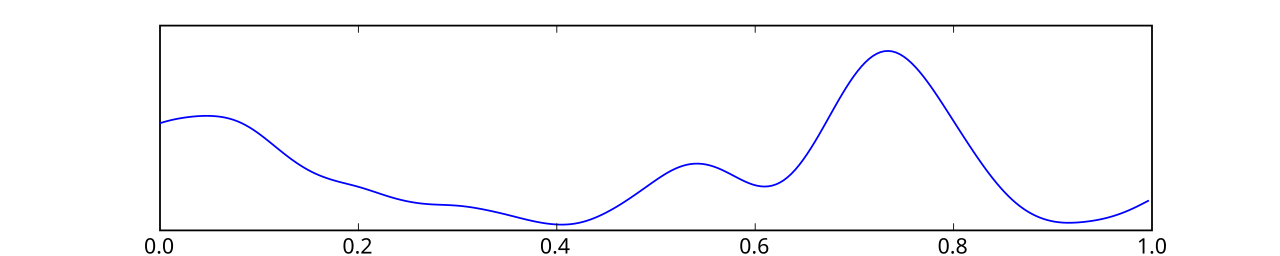
#> input picture docs/book/Word/Chapter4/images/eeg_delta.png, 1280 x 256 px
$ python make_figures.py
#> lines starting #> are read from the running program, lines starting #| are printed output that depends on the picture
#!/usr/bin/env python3
"""Regenerate the drawn figures for Chapter 4 (Circuits, Networks, and Coordinated Behavior).

Outputs (into ./images):
  fig_motifs.png      Figure 4.1  six circuit motifs
  fig_ei.png          Figure 4.2  excitation-inhibition balance (rate-model simulation)
  fig_mach_bands.png  Figure 4.4  Mach bands: a gray staircase and a lateral-inhibition response
  fig_cpg.png         Figure 4.5  half-center oscillator (rate-model simulation)
  fig_bg.png          Figure 4.8  selection by disinhibition in the basal ganglia
  fig_rhythms.png     Figure 4.11 EEG bands composite (needs eeg_delta/theta/alpha/beta/gamma.png,
                      Hugo Gamboa, Wikimedia Commons, CC BY-SA 3.0)

The other figures are downloaded from Wikimedia Commons; see "Figure Attribution" in the chapter
and the URLs listed at the bottom of this file.

Requires: matplotlib, numpy, Pillow.
"""
from pathlib import Path

import matplotlib

matplotlib.use("Agg")
import matplotlib.pyplot as plt
import numpy as np
from matplotlib.patches import Circle, FancyArrowPatch, FancyBboxPatch

OUT = Path(__file__).parent / "images"
OUT.mkdir(exist_ok=True)
plt.rcParams.update({"font.family": "DejaVu Sans", "font.size": 10})
EXC, INH, GRAY, GOLD, GREEN = "#1f4e79", "#b03a2e", "#555555", "#c9a227", "#2e7d32"


def neuron(ax, x, y, label, color=EXC, r=0.22):
    ax.add_patch(Circle((x, y), r, fc="white", ec=color, lw=2, zorder=3))
    ax.text(x, y, label, ha="center", va="center", fontsize=9, color=color, zorder=4)


def conn(ax, p, q, kind="exc", rad=0.0, r=0.22):
    (x1, y1), (x2, y2) = p, q
    d = np.hypot(x2 - x1, y2 - y1)
    ux, uy = (x2 - x1) / d, (y2 - y1) / d
    start = (x1 + ux * r, y1 + uy * r)
    end = (x2 - ux * (r + 0.05), y2 - uy * (r + 0.05))
    if kind == "exc":
        ax.add_patch(FancyArrowPatch(start, end, arrowstyle="-|>", mutation_scale=14, lw=1.6, color=EXC,
                                     connectionstyle=f"arc3,rad={rad}", zorder=2))
    else:
        ax.add_patch(FancyArrowPatch(start, end, arrowstyle="-", lw=1.6, color=INH,
                                     connectionstyle=f"arc3,rad={rad}", zorder=2))
        ax.add_patch(Circle(end, 0.07, fc=INH, ec=INH, zorder=3))


def fig_motifs():
    fig, axes = plt.subplots(2, 3, figsize=(9, 5.6))
    titles = ["A. Reflex arc (reciprocal inhibition)", "B. Feedforward inhibition", "C. Feedback (recurrent) inhibition",
              "D. Lateral inhibition", "E. Recurrent excitation", "F. Disinhibition"]
    for ax, t in zip(axes.flat, titles):
        ax.set_xlim(0, 4); ax.set_ylim(0, 3); ax.set_aspect("equal"); ax.axis("off"); ax.set_title(t, fontsize=9.5, loc="left")
    ax = axes[0, 0]
    neuron(ax, 0.6, 2.2, "S"); neuron(ax, 2.0, 2.2, "M1"); neuron(ax, 2.0, 0.8, "M2"); neuron(ax, 1.3, 1.5, "I", INH, 0.18)
    conn(ax, (0.6, 2.2), (2.0, 2.2)); conn(ax, (0.6, 2.2), (1.3, 1.5), r=0.2); conn(ax, (1.3, 1.5), (2.0, 0.8), "inh", r=0.18)
    # knee-jerk: the stretched quadriceps (an extensor) is excited; its antagonist, the hamstrings, is inhibited
    ax.text(2.45, 2.2, "extensor\n(quadriceps)", fontsize=8, color=GRAY, va="center"); ax.text(2.45, 0.8, "flexor\n(hamstrings)", fontsize=8, color=GRAY, va="center")
    ax.text(0.6, 2.65, "sensory", fontsize=8, color=GRAY, ha="center")
    ax = axes[0, 1]
    neuron(ax, 0.6, 1.5, "In"); neuron(ax, 2.0, 2.3, "I", INH, 0.18); neuron(ax, 3.2, 1.5, "E")
    conn(ax, (0.6, 1.5), (3.2, 1.5)); conn(ax, (0.6, 1.5), (2.0, 2.3), r=0.2); conn(ax, (2.0, 2.3), (3.2, 1.5), "inh", r=0.18)
    ax.text(2.0, 0.5, "input excites E and, slightly later,\nthe interneuron that shuts E off:\na narrow window for integration", fontsize=7.5, ha="center", color=GRAY)
    ax = axes[0, 2]
    neuron(ax, 0.6, 1.5, "In"); neuron(ax, 2.0, 1.5, "E"); neuron(ax, 3.2, 2.3, "I", INH, 0.18)
    conn(ax, (0.6, 1.5), (2.0, 1.5)); conn(ax, (2.0, 1.5), (3.2, 2.3), rad=-0.3); conn(ax, (3.2, 2.3), (2.0, 1.5), "inh", rad=-0.3, r=0.18); conn(ax, (2.0, 1.5), (3.6, 0.9))
    ax.text(2.0, 0.4, "E's own output recruits inhibition\nthat limits E: a thermostat", fontsize=7.5, ha="center", color=GRAY)
    ax = axes[1, 0]
    for i, x in enumerate([0.7, 2.0, 3.3]):
        neuron(ax, x, 2.3, f"In{i + 1}"); neuron(ax, x, 0.8, f"E{i + 1}"); conn(ax, (x, 2.3), (x, 0.8))
    neuron(ax, 1.35, 1.55, "I", INH, 0.16); neuron(ax, 2.65, 1.55, "I", INH, 0.16)
    conn(ax, (2.0, 2.3), (1.35, 1.55), r=0.16); conn(ax, (2.0, 2.3), (2.65, 1.55), r=0.16)
    conn(ax, (1.35, 1.55), (0.7, 0.8), "inh", r=0.16); conn(ax, (2.65, 1.55), (3.3, 0.8), "inh", r=0.16)
    ax = axes[1, 1]
    neuron(ax, 0.6, 1.5, "In"); neuron(ax, 2.0, 1.5, "E1"); neuron(ax, 3.2, 1.5, "E2")
    conn(ax, (0.6, 1.5), (2.0, 1.5)); conn(ax, (2.0, 1.5), (3.2, 1.5), rad=-0.4); conn(ax, (3.2, 1.5), (2.0, 1.5), rad=-0.4)
    ax.text(2.6, 0.5, "activity outlives its input:\npersistence, memory, risk of runaway", fontsize=7.5, ha="center", color=GRAY)
    ax = axes[1, 2]
    neuron(ax, 0.6, 1.5, "In"); neuron(ax, 1.7, 1.5, "I1", INH, 0.18); neuron(ax, 2.8, 1.5, "I2", INH, 0.18); neuron(ax, 3.8, 1.5, "E", r=0.2)
    conn(ax, (0.6, 1.5), (1.7, 1.5), r=0.18); conn(ax, (1.7, 1.5), (2.8, 1.5), "inh", r=0.18); conn(ax, (2.8, 1.5), (3.8, 1.5), "inh", r=0.2)
    ax.text(2.2, 0.5, "I2 holds E silent by default;\ninput silences I2 and releases E", fontsize=7.5, ha="center", color=GRAY)
    fig.text(0.5, 0.01, "Arrowheads: excitatory synapses.  Filled circles: inhibitory synapses.", ha="center", fontsize=8, color=GRAY)
    fig.tight_layout(rect=(0, 0.03, 1, 1)); fig.savefig(OUT / "fig_motifs.png", dpi=200); plt.close(fig)
#> after `fig.tight_layout(rect=(0, 0.03, 1, 1))`:
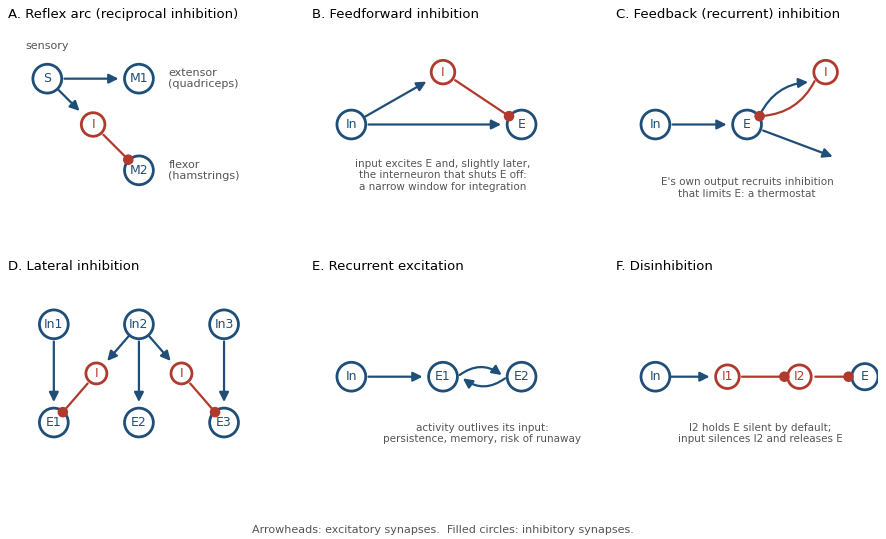
#> figure drawn by matplotlib, 6 panels


def fig_ei():
    """Rate model with a firing threshold: the quiet state is stable until the input arrives, so
    without inhibition the brief input tips the population into a runaway that outlasts it."""
    def sim(gI, T=300, dt=1.0, seed=3, cap=5.0, theta=0.9):
        rng = np.random.default_rng(seed); E = np.zeros(T); I = np.zeros(T); e = i = 0.0
        fE = lambda x: cap * np.tanh(2 * np.maximum(0, x - theta) / cap)   # excitatory cells have a threshold
        fI = lambda x: cap * np.tanh(2 * np.maximum(0, x) / cap)           # fast interneurons follow E directly
        for t in range(1, T):
            inp = 0.6 + (1.5 if 100 <= t < 110 else 0) + rng.normal(0, 0.12)
            e += (-e + fE(1.6 * e - gI * i + inp)) / 10 * dt
            i += (-i + fI(1.2 * e)) / 5 * dt
            E[t] = e; I[t] = i
        return E, I
    fig, axes = plt.subplots(1, 3, figsize=(9, 2.7))
    for ax, g, t in zip(axes, [0.0, 1.6, 3.5], ["No inhibition: the input triggers a runaway", "Balanced: brief, bounded response", "Too much inhibition: muted"]):
        E, I = sim(g); ax.plot(E, color=EXC, lw=1.5, label="excitatory rate")
        if g > 0:
            ax.plot(I, color=INH, lw=1.2, label="inhibitory rate")
        ax.axvspan(100, 110, color=GOLD, alpha=0.4, lw=0); ax.axhline(5, color=GRAY, ls=":", lw=1)
        ax.set_title(t, fontsize=9.5); ax.set_xlabel("time (ms)"); ax.set_ylim(0, 5.6)
    axes[0].text(150, 5.12, "ceiling: every neuron firing flat out", fontsize=7, color=GRAY, ha="left", va="bottom")
    axes[0].set_ylabel("population activity"); axes[1].legend(fontsize=7.5, loc="upper right", frameon=False)
    fig.text(0.5, -0.02, "Yellow band: a brief sensory input. The same excitatory network behaves differently depending only on inhibitory gain.", ha="center", fontsize=8, color=GRAY)
    fig.tight_layout(); fig.savefig(OUT / "fig_ei.png", dpi=200, bbox_inches="tight"); plt.close(fig)
#> after `fig.tight_layout()`:
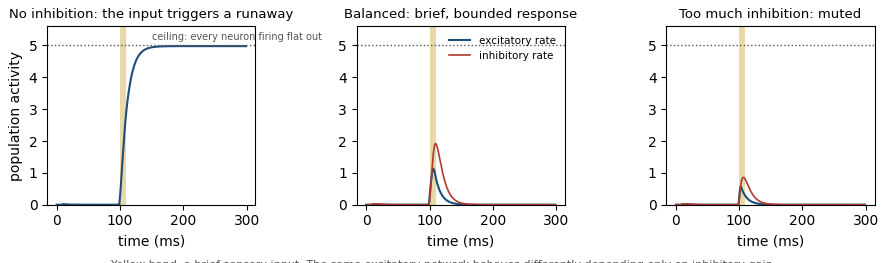
#> figure drawn by matplotlib, 3 panels; panel 1: curve peaks at x = 278, y = 4.98; panel 2: curve peaks at x = 106, y = 1.13; panel 2: curve peaks at x = 110, y = 1.92; panel 3: curve peaks at x = 103, y = 0.565


def fig_mach_bands():
    """Figure 4.4: a staircase of uniform gray steps (top) and the illustrative response of a
    lateral-inhibition network to it (bottom), which overshoots on the bright side of each edge and
    undershoots on the dark side: Mach bands."""
    x = np.arange(1200)
    lum = 0.25 + 0.12 * (x // 200)                      # six uniform steps
    # center-surround kernel: narrow excitatory center, broad inhibitory surround (lateral inhibition)
    k = np.arange(-60, 61); center = np.exp(-k**2 / (2 * 4.0**2)); surround = np.exp(-k**2 / (2 * 22.0**2))
    kern = center / center.sum() - 0.45 * surround / surround.sum(); kern /= kern.sum()
    pad = np.concatenate([np.full(60, lum[0]), lum, np.full(60, lum[-1])])
    resp = np.convolve(pad, kern, mode="valid")
    fig = plt.figure(figsize=(9, 4.4)); gs = fig.add_gridspec(2, 1, height_ratios=[1.0, 1.1], hspace=0.12)
    ax = fig.add_subplot(gs[0]); ax.imshow(np.tile(lum, (260, 1)), cmap="gray", vmin=0, vmax=1, aspect="auto"); ax.axis("off")
    ax.set_title("A. A staircase of uniform gray steps: each step looks lighter at its border with the darker step and darker at its border with the lighter one", fontsize=8.5, loc="left")
    ax2 = fig.add_subplot(gs[1]); ax2.plot(x, lum, color=GRAY, lw=1.4, label="luminance (what is on the page)")
    ax2.plot(x, resp, color=EXC, lw=1.6, label="simulated response of a lateral-inhibition network (what is reported)")
    ax2.set_xlim(0, 1199); ax2.set_ylim(0.15, 0.95); ax2.set_yticks([]); ax2.set_xticks([]); ax2.set_ylabel("level")
    for sp in ("top", "right"): ax2.spines[sp].set_visible(False)
    ax2.legend(fontsize=8, loc="upper left", frameon=False)
    ax2.set_title("B. The network overshoots on the bright side of every edge and undershoots on the dark side", fontsize=8.5, loc="left")
    fig.savefig(OUT / "fig_mach_bands.png", dpi=200, bbox_inches="tight"); plt.close(fig)
#> after `fig.savefig(OUT / 'fig_mach_bands.png', dpi=200, bbox_inches='tight')`:
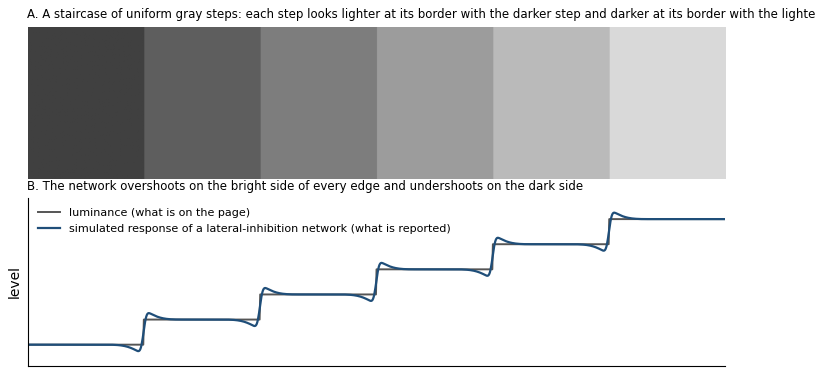
#> figure drawn by matplotlib, 2 panels


def fig_cpg(w=2.5, ga=3.0, tau_a=120, T=800, dt=0.5):
#> called with w = 2.5, ga = 3, tau_a = 120, T = 800, dt = 0.5
    n = int(T / dt); a = np.zeros(n); b = np.zeros(n); x, y, ua, ub = 0.6, 0.0, 0.0, 0.0
    for k in range(1, n):
        t = k * dt; drive = 1.0 if t >= 50 else 0.0
        dx = (-x + max(0, drive - w * y - ua)) / 8; dy = (-y + max(0, drive - w * x - ub)) / 8
        dua = (-ua + ga * x) / tau_a; dub = (-ub + ga * y) / tau_a
        x += dx * dt; y += dy * dt; ua += dua * dt; ub += dub * dt; a[k] = x; b[k] = y
    t = np.arange(n) * dt
    fig = plt.figure(figsize=(9, 3.2)); gs = fig.add_gridspec(1, 2, width_ratios=[1, 2])
    ax = fig.add_subplot(gs[0]); ax.set_xlim(0, 3); ax.set_ylim(0, 3); ax.set_aspect("equal"); ax.axis("off"); ax.set_title("A. Half-center circuit", fontsize=9.5, loc="left")
    neuron(ax, 0.8, 1.5, "L"); neuron(ax, 2.2, 1.5, "R"); conn(ax, (0.8, 1.5), (2.2, 1.5), "inh", rad=-0.45); conn(ax, (2.2, 1.5), (0.8, 1.5), "inh", rad=-0.45)
    for xx in (0.8, 2.2):
        ax.annotate("", xy=(xx, 1.78), xytext=(xx, 2.6), arrowprops=dict(arrowstyle="-|>", color=EXC, lw=1.5))
    ax.text(1.5, 2.75, "steady (non-rhythmic) drive", ha="center", fontsize=8, color=GRAY)
    ax.text(0.8, 0.75, "left\nmuscles", ha="center", fontsize=8, color=GRAY); ax.text(2.2, 0.75, "right\nmuscles", ha="center", fontsize=8, color=GRAY)
    ax.text(1.5, 0.95, "mutual inhibition\n+ fatigue", ha="center", fontsize=7.5, color=INH)
    ax2 = fig.add_subplot(gs[1]); ax2.plot(t, a, color=EXC, lw=1.5, label="L"); ax2.plot(t, b, color="#e67e22", lw=1.5, label="R")
    ax2.axvline(50, color=GRAY, ls="--", lw=1); ax2.text(55, ax2.get_ylim()[1] * 0.97, "drive switched on", fontsize=8, color=GRAY, va="top")
    ax2.set_title("B. Output: alternation from a constant input", fontsize=9.5, loc="left"); ax2.set_xlabel("time (ms)"); ax2.set_ylabel("activity"); ax2.legend(frameon=False, fontsize=8, loc="upper right")
    fig.tight_layout(); fig.savefig(OUT / "fig_cpg.png", dpi=200); plt.close(fig)
#> after `fig.tight_layout()`:
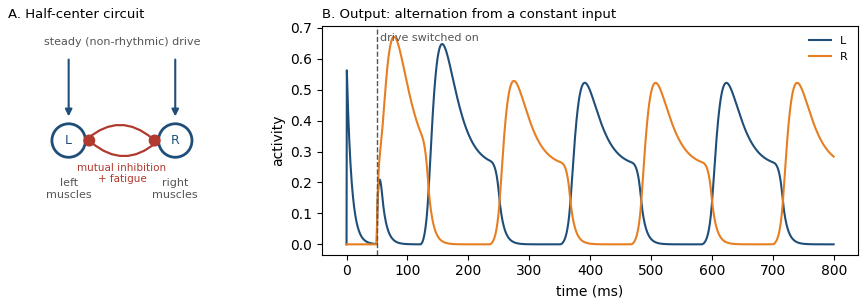
#> figure drawn by matplotlib, 2 panels; panel 2: curve peaks at x = 157, y = 0.647; panel 2: curve peaks at x = 78, y = 0.671


def fig_bg():
    fig, ax = plt.subplots(figsize=(7.5, 4.2)); ax.set_xlim(0, 10); ax.set_ylim(0, 6); ax.axis("off")

    def box(x, y, w, h, label, color=EXC):
        ax.add_patch(FancyBboxPatch((x, y), w, h, boxstyle="round,pad=0.05", fc="white", ec=color, lw=2))
        ax.text(x + w / 2, y + h / 2, label, ha="center", va="center", fontsize=9, color=color)

    def arrow(p, q, kind="exc", color=None, text=None, tx=None, ty=None):
        color = color or (EXC if kind == "exc" else INH)
        if kind == "exc":
            ax.add_patch(FancyArrowPatch(p, q, arrowstyle="-|>", mutation_scale=14, lw=1.8, color=color))
        else:
            ax.add_patch(FancyArrowPatch(p, q, arrowstyle="-", lw=1.8, color=color)); ax.add_patch(Circle(q, 0.09, fc=color, ec=color))
        if text:
            ax.text(tx, ty, text, fontsize=8, color=color, ha="center")

    box(0.5, 4.6, 3, 0.9, "Cortex\n(candidate actions, in parallel)"); box(0.5, 2.6, 3, 0.9, "Striatum\n(input nucleus)")
    box(4.5, 2.6, 2.6, 0.9, "GPi / SNr\n(output: tonic inhibition)", INH); box(8.0, 2.6, 1.7, 0.9, "Thalamus")
    box(4.5, 0.5, 2.6, 0.9, "Brainstem motor\ncircuits"); box(0.5, 0.5, 3, 0.9, "Dopamine (SNc)\nsets the gain, Ch. 3", GRAY)
    arrow((2.0, 4.6), (2.0, 3.55)); arrow((3.5, 3.05), (4.45, 3.05), "inh", text="direct pathway:\nstriatum inhibits the inhibitor", tx=4.0, ty=3.75)
    arrow((7.1, 3.05), (7.95, 3.05), "inh"); arrow((5.8, 2.6), (5.8, 1.45), "inh"); arrow((8.85, 3.5), (3.5, 5.3), color=EXC)
    ax.text(8.6, 4.6, "selected action\nreleased", fontsize=8, color=EXC, ha="center"); arrow((2.0, 1.4), (2.0, 2.55), color=GRAY)
    ax.text(5.0, 5.5, "Default state: every action is held off by tonic inhibition from GPi/SNr.\nSelecting an action means switching off the inhibition that covers it.", fontsize=8.5, color=GRAY, ha="left")
    fig.tight_layout(); fig.savefig(OUT / "fig_bg.png", dpi=200); plt.close(fig)
#> after `fig.tight_layout()`:
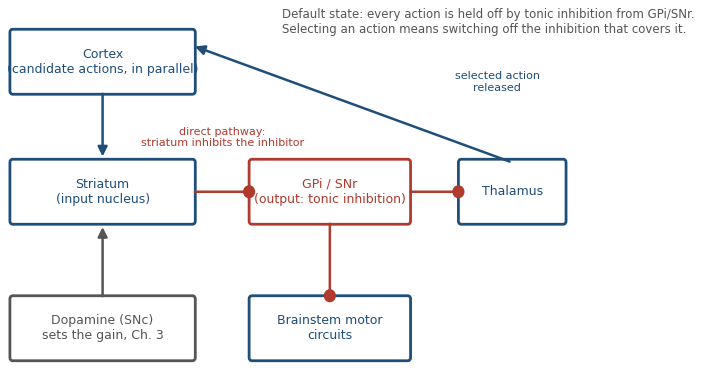
#> figure drawn by matplotlib, 1 panel


def fig_rhythms():
    from PIL import Image
    names = [("eeg_delta.png", "Delta (below 4 Hz): deep sleep"), ("eeg_theta.png", "Theta (4-8 Hz): memory encoding, navigation"),
             ("eeg_alpha.png", "Alpha (8-12 Hz): idling, inhibition of unused regions"), ("eeg_beta.png", "Beta (13-30 Hz): holding a motor or cognitive state"),
             ("eeg_gamma.png", "Gamma (30-100 Hz): local processing, attention")]
    fig, axes = plt.subplots(5, 1, figsize=(7.5, 7.4))
    for ax, (f, lab) in zip(axes, names):
        im = Image.open(OUT / f).convert("RGBA"); bg = Image.new("RGBA", im.size, "white"); bg.alpha_composite(im)
#> after `bg = Image.new('RGBA', im.size, 'white')`: bg: PIL image 1280x256 RGBA; every value is 255
        ax.imshow(bg.convert("RGB")); ax.axis("off"); ax.set_title(lab, fontsize=9.5, loc="left")
    fig.text(0.5, 0.005, "One second of scalp EEG filtered into five frequency bands. Traces: Hugo Gamboa, Wikimedia Commons, CC BY-SA 3.0.", ha="center", fontsize=8, color=GRAY)
    fig.tight_layout(rect=(0, 0.02, 1, 1)); fig.savefig(OUT / "fig_rhythms.png", dpi=200); plt.close(fig)
#> after `fig.tight_layout(rect=(0, 0.02, 1, 1))`:
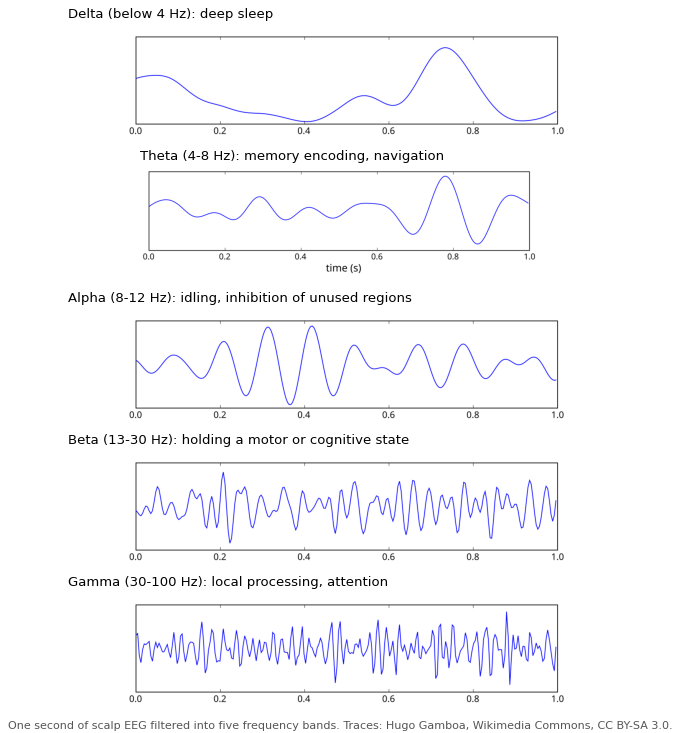
#> figure drawn by matplotlib, 5 panels


# Wikimedia Commons sources for the downloaded figures (fetch with a descriptive User-Agent):
COMMONS = {
    "retina.png": "https://upload.wikimedia.org/wikipedia/commons/2/21/Fig_retine.png",
    "cajal_cortex.png": "https://upload.wikimedia.org/wikipedia/commons/5/5b/Cajal_cortex_drawings.png",
    "columns.jpg": "https://upload.wikimedia.org/wikipedia/commons/thumb/0/00/Cortical_Columns.jpg/1280px-Cortical_Columns.jpg",
    "cereb2.png": "https://upload.wikimedia.org/wikipedia/commons/7/72/CerebCircuit.png",
    "hippo.png": "https://upload.wikimedia.org/wikipedia/commons/2/25/CajalHippocampus_%28modified%29.png",
    "ws.png": "https://upload.wikimedia.org/wikipedia/commons/2/2b/Watts-Strogatz_small-world_model_100nodes.png",
    "connectome.png": "https://upload.wikimedia.org/wikipedia/commons/thumb/c/cd/The_Human_Connectome.png/1280px-The_Human_Connectome.png",
    "eeg_delta.png": "https://upload.wikimedia.org/wikipedia/commons/thumb/5/54/Eeg_delta.svg/1280px-Eeg_delta.svg.png",
    "eeg_theta.png": "https://upload.wikimedia.org/wikipedia/commons/thumb/3/33/Eeg_theta.svg/1280px-Eeg_theta.svg.png",
    "eeg_alpha.png": "https://upload.wikimedia.org/wikipedia/commons/thumb/e/ee/Eeg_alpha.svg/1280px-Eeg_alpha.svg.png",
    "eeg_beta.png": "https://upload.wikimedia.org/wikipedia/commons/thumb/2/28/Eeg_beta.svg/1280px-Eeg_beta.svg.png",
    "eeg_gamma.png": "https://upload.wikimedia.org/wikipedia/commons/thumb/2/21/Eeg_gamma.svg/1280px-Eeg_gamma.svg.png",
}

if __name__ == "__main__":
    fig_motifs(); fig_ei(); fig_mach_bands(); fig_cpg(); fig_bg()
    if all((OUT / f"eeg_{b}.png").exists() for b in ("delta", "theta", "alpha", "beta", "gamma")):
        fig_rhythms()
    else:
        print("EEG band images missing; download them from the COMMONS table first.")
    print("done:", sorted(p.name for p in OUT.glob("fig_*.png")))
